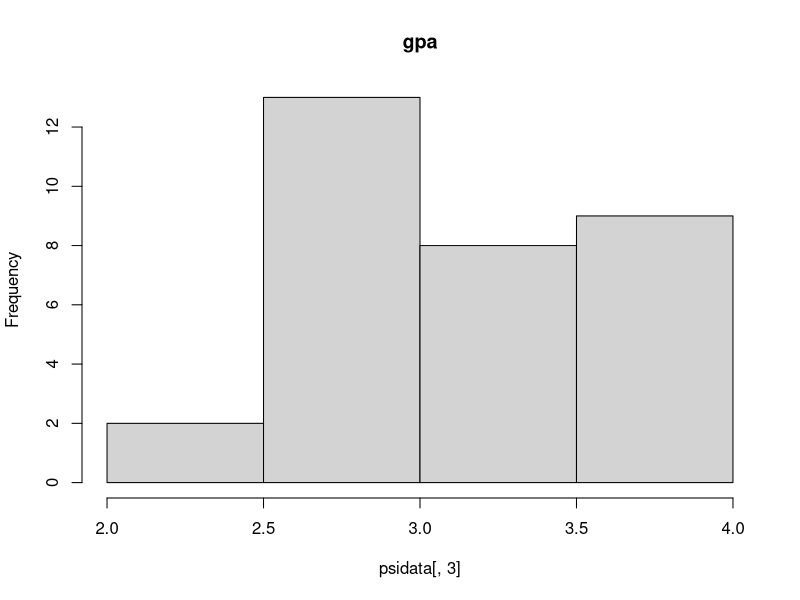
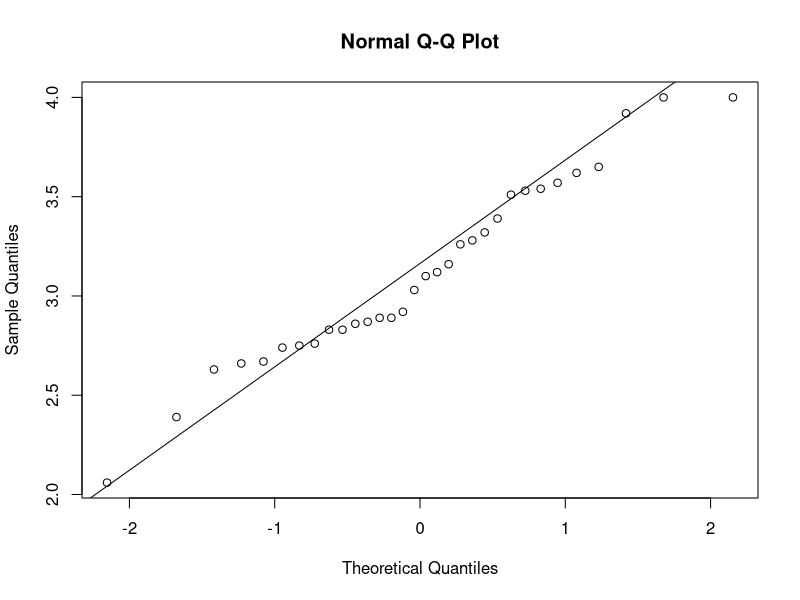
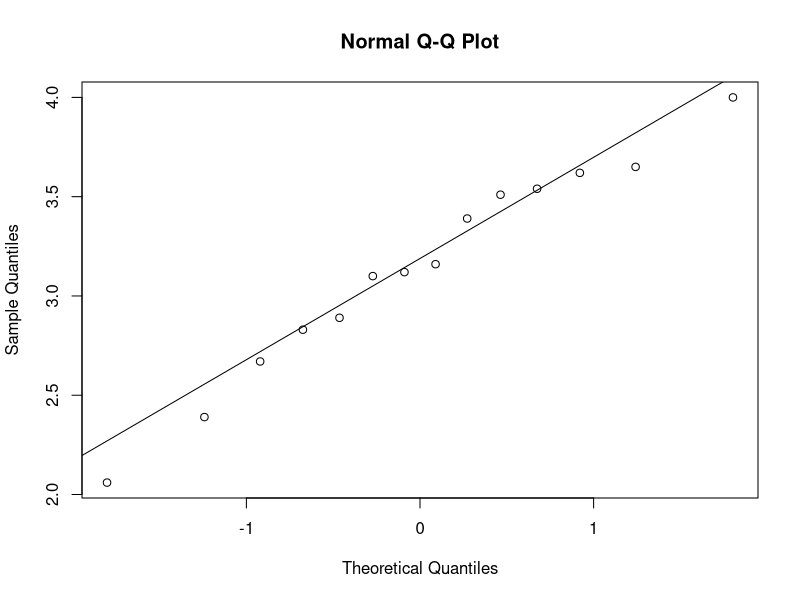
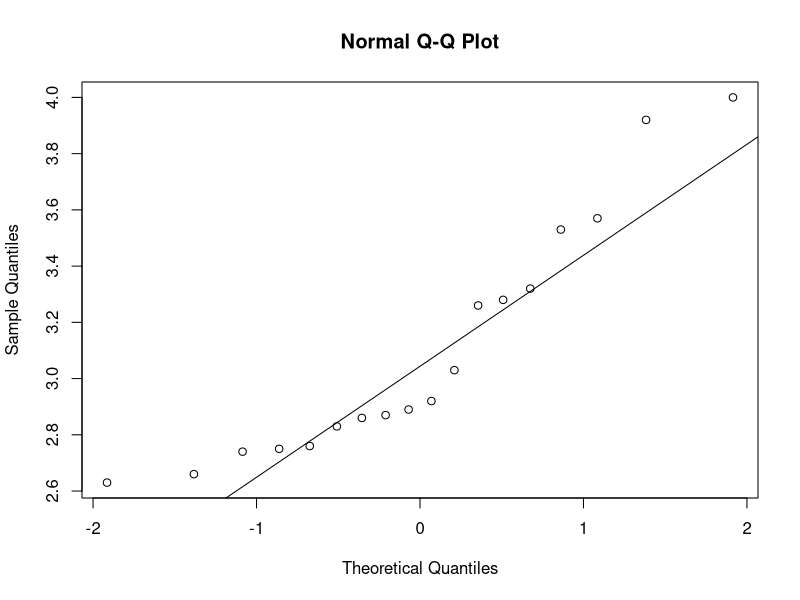
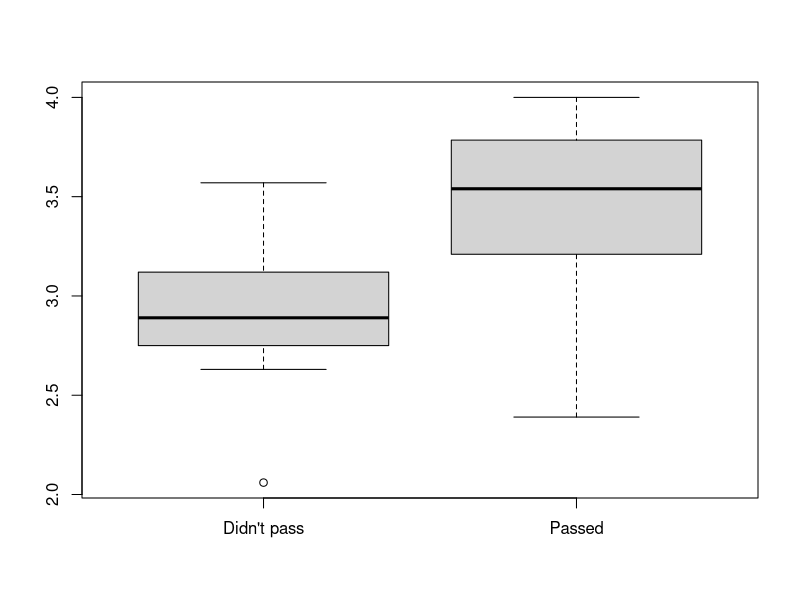
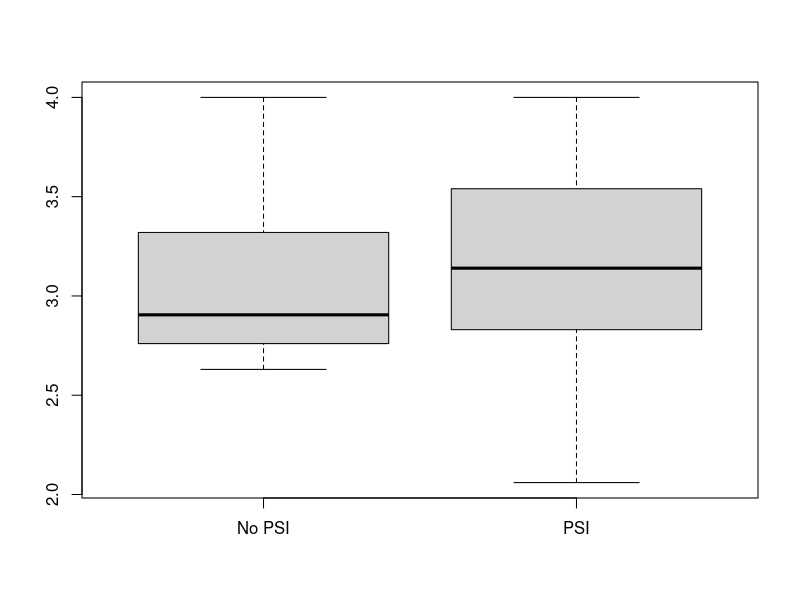

The R script that drew these images, in order:
psidata = read.table("psi.txt", header = TRUE)
attach(psidata)

##########################
# 1.
##########################

# gpa distribution
hist(psidata[, 3], main = "gpa")

qqnorm(psidata[, 3])
qqline(psidata[, 3])

qqnorm(psidata[psi == 1, 3])
qqline(psidata[psi == 1, 3])

qqnorm(psidata[psi == 0, 3])
qqline(psidata[psi == 0, 3])

# bpxplots of gpa for pass/nopass and psi/nopsi
boxplot(psidata[passed == 0, 3], psidata[passed == 1, 3], names = c("Didn't pass", "Passed"))
boxplot(psidata[psi == 0, 3], psidata[psi == 1, 3], names = c("No PSI", "PSI"))

# table, number of individuals with all combinations of psi/passed
xtabs( ~ passed + psi, data = psidata)

# percentage of passed individuals for psi variable
round(xtabs(passed ~ psi, data = psidata) / xtabs( ~ passed, data = psidata), 2)

##########################
# 2.
##########################

psidata$psi = factor(psidata$psi)
psiglm = glm(passed ~ psi + gpa, data = psidata, family = binomial)
summary(psiglm)

##########################
# 3.
##########################

# coefficient of psi is positive (2.338), which means that using psi yielded better results.

##########################
# 4.
##########################

# https://www.theanalysisfactor.com/r-tutorial-glm1/

psipassed = data.frame(psi = factor(1), gpa = 3)
predict(psiglm, psipassed, type = "response")

# 0.4815864

psinotpassed = data.frame(psi = factor(0), gpa = 3)
predict(psiglm, psinotpassed, type = "response")

# 0.08230274

##########################
# 5.
##########################

# from the summery in 2
# 10.36049 times more likely
exp(2.338)

##########################
# 6.
##########################

x = matrix(c(3, 15, 8, 6), 2, 2)
fisher.test(x)

# 15 and 6 are the number of people who did not show improvement. the null
# hypothesis is that the two factors (improved or not / psi or not) are
# independent from each other p-value is 0.0265, we reject the null hypothesis,
# there is a dependence

##########################
# 7.
##########################

# I think it's wrong because this kind of analysis ignores the gpa variable. And
# as we've seen it has a positive effect on passed

##########################
# 8.
##########################

# http://www.derangedphysiology.com/main/required-reading/statistics-and-interpretation-evidence/Chapter%201.5.2/qualitative-data-chi-square-test-and-fishers-exact-test
# Fisher's Exact Test is simpler, but i can only be used with that 2x2
# contingency table, better suited for small datasets, it is allos
# computationally intence. Logistic regression is better for continuous
# variables, but it assumes the independence of errors and no outliers

detach(psidata)
